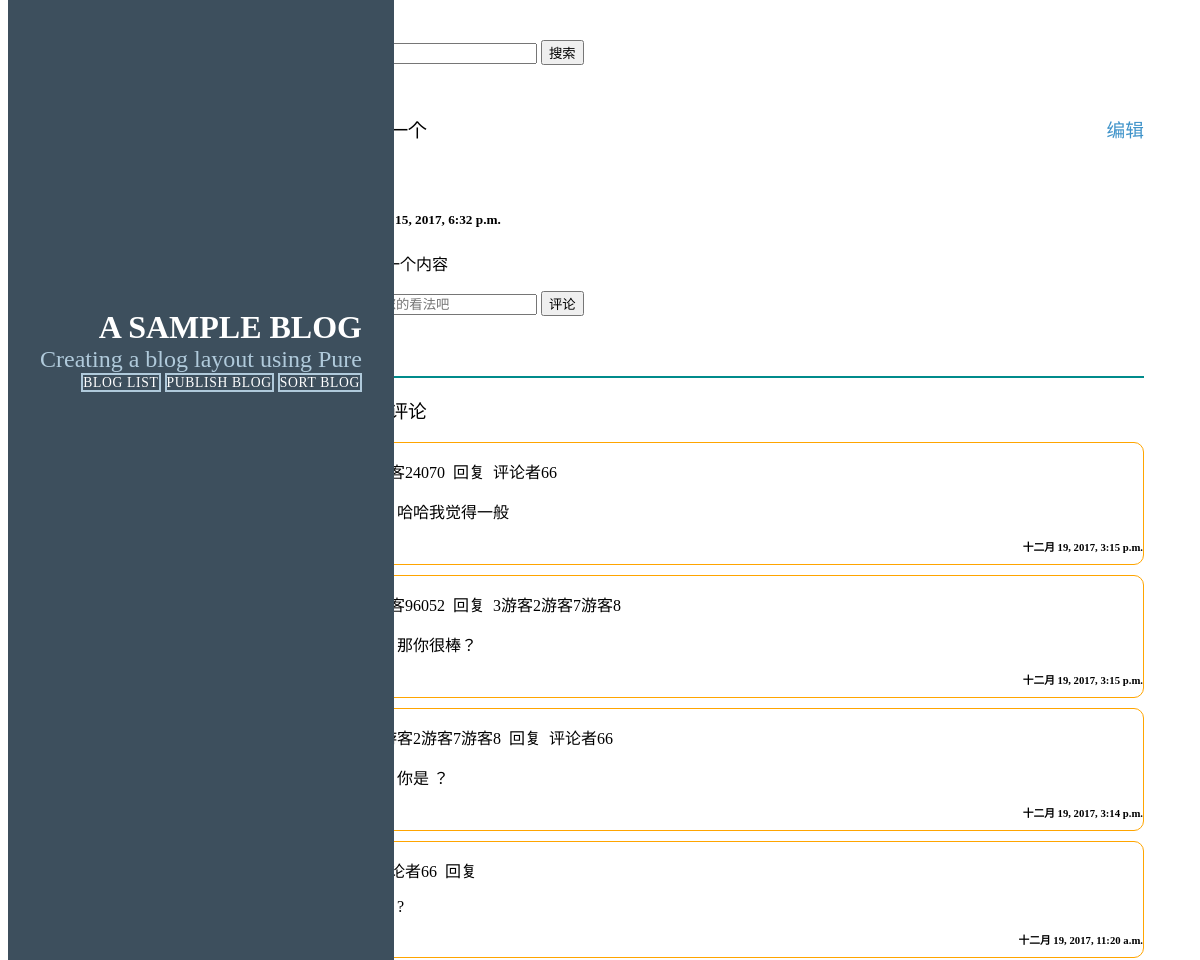
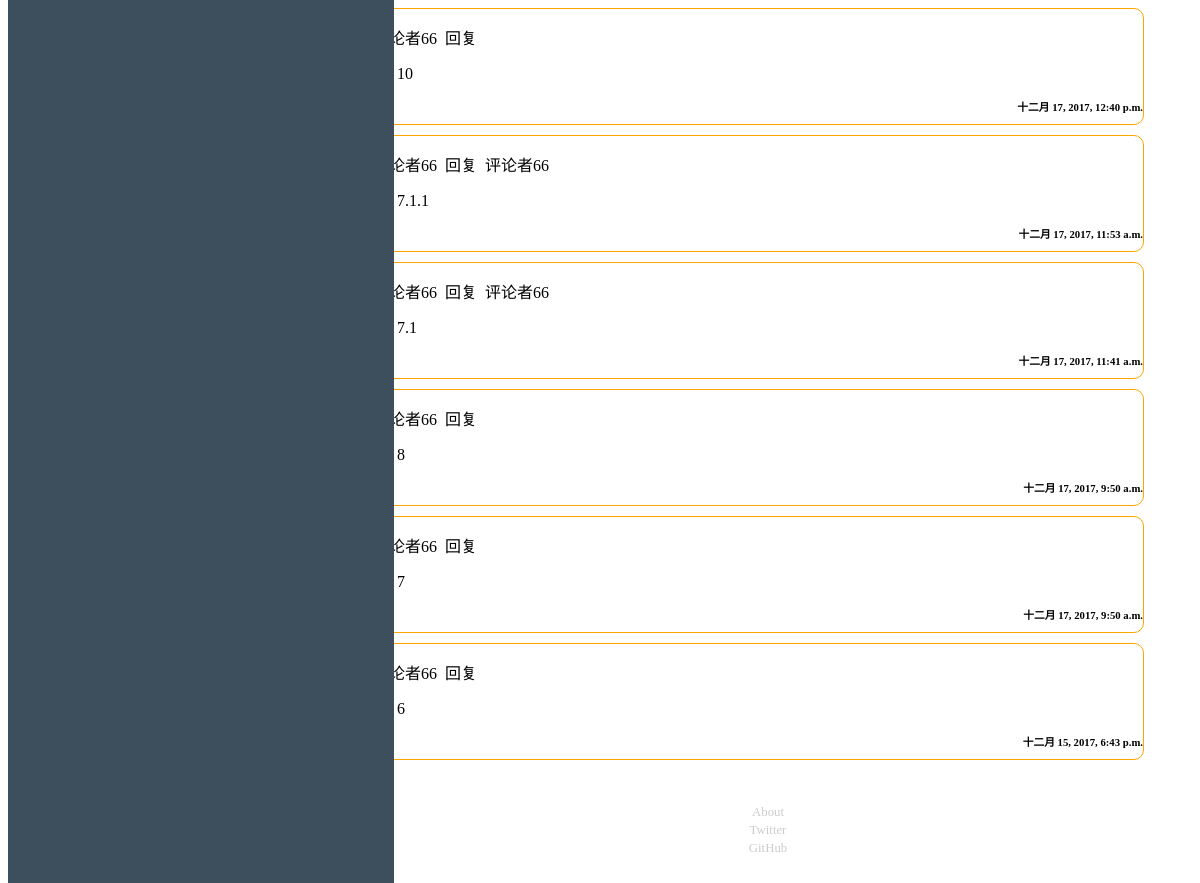
Page /blog/content/9 on the committed database (2 pictures, top to bottom).
### blog/models.py (models this page shows, shortened)
class Article(models.Model):
    author = models.CharField(max_length=16)
    title = models.CharField(max_length=50)
    content = models.TextField(max_length=2000)
    create_time = models.DateTimeField(auto_now=True)
    class Meta:
        ordering = ['-create_time']

class BlogComment(models.Model):
    username = models.CharField(max_length=16)
    article = models.ForeignKey(Article)
    comment = models.TextField(max_length=1000)
    parent = models.ForeignKey('self',default=None,blank=True,null=True)
    create_time = models.DateTimeField(auto_now=True)
    class Meta:
        ordering = ['-create_time']

### blog/helper.py (the view)
    def wrap(request, *args, **kwargs):
        response = view_func(request, *args, **kwargs)
        if response.status_code == 200:
            key = 'read_counter'
            r.zincrby(key, str(args[0]))  # 自加一
        return response

### blog/helper.py (called while the page is built)
def statistic(view_func):
    def wrap(request,*args,**kwargs):
        ip = request.META['REMOTE_ADDR']
        aid = args[0]
        logger.info('logging'+" : " + str(aid)+" , "+str(ip))
        return view_func(request,*args,**kwargs)
    return wrap

def read_counter(view_func):
    def wrap(request, *args, **kwargs):
        response = view_func(request, *args, **kwargs)
        if response.status_code == 200:
            key = 'read_counter'
            r.zincrby(key, str(args[0]))  # 自加一
        return response
    return wrap

### blog/views.py (called while the page is built, shortened)
@statistic   #日志打印
@read_counter   #统计点击次数
def content(request,*args, **kwargs):
    article = cache.get('article'+str(args[0]))
    if article is None:
        article = Article.objects.filter(id=args[0]).first()
        cache.set('article'+str(args[0]),article,)
    comments = BlogComment.objects.filter(article=article)
    context = {'article':article,'comments':comments}
    return render(request,'blog/content.html',context)

### templates/blog/content.html (shortened to what this page needs)
{% extends 'base.html' %}
{% load static %}
{% block content %}
    <div style="padding-bottom: 60px; border-bottom: 2px solid darkcyan">
    <h3>{{ article.title }}    <a  style="float:right;" href="{% url 'blog:publish' article.id %}">编辑</a></h3>
    <h4>{{ article.author }}</h4>
    <h5>{{ article.create_time }}</h5>
    <p>{{ article.content }}
    </p>
    <form class="pure-form" action="{% url 'blog:content' article.id %}" method="post">
        <input class="pure-input-2-3" type="text" name="comment" placeholder="说说您的看法吧">
        <button type="submit" class="pure-button pure-button-primary">评论</button>
    </form>
    </div>
    <h3>文章评论</h3>
    {% for comment in comments %}
        <div style="border: 1px solid orange;padding-left:20px;border-radius: 10px ;margin-bottom:10px ">
            <p style="margin-bottom: 0px">{{ comment.username }}&nbsp;&nbsp;回复&nbsp;&nbsp;{{ comment.parent.username }}</p>
            <p style="" >&nbsp;&nbsp;&nbsp;&nbsp;&nbsp;&nbsp;{{ comment.comment }}</p>
            <h6 style="float: right;margin: 0px ;padding: 0px">{{ comment.create_time }}</h6>
            <p style="font-size: 10px;color: orange ;width: 30px" class="preply">回复</p>
        </div>
    {% endfor %}
{% endblock %}

### static/css/layouts/blog.css (style rules this page uses)
* { -webkit-box-sizing: border-box; -moz-box-sizing: border-box; box-sizing: border-box; }
a { text-decoration: none; color: rgb(61, 146, 201); }
h3 { font-weight: 100; }

### rows in the picture
Article: create_time "十二月 15, 2017, 6:32 p.m.", content "最后一个内容"
BlogComment: username "游客24070", parent.username "评论者66", comment "哈哈我觉得一般", create_time "十二月 19, 2017, 3:15 p.m."
BlogComment: username "游客96052", parent.username "3游客2游客7游客8", comment "那你很棒？", create_time "十二月 19, 2017, 3:15 p.m."
BlogComment: username "3游客2游客7游客8", parent.username "评论者66", comment "你是 ？", create_time "十二月 19, 2017, 3:14 p.m."
BlogComment: username "评论者66", comment "?", create_time "十二月 19, 2017, 11:20 a.m."
BlogComment: username "评论者66", comment "10", create_time "十二月 17, 2017, 12:40 p.m."
BlogComment: username "评论者66", parent.username "评论者66", comment "7.1.1", create_time "十二月 17, 2017, 11:53 a.m."
BlogComment: username "评论者66", parent.username "评论者66", comment "7.1", create_time "十二月 17, 2017, 11:41 a.m."
BlogComment: username "评论者66", comment "8", create_time "十二月 17, 2017, 9:50 a.m."
BlogComment: username "评论者66", comment "7", create_time "十二月 17, 2017, 9:50 a.m."
BlogComment: username "评论者66", comment "6", create_time "十二月 15, 2017, 6:43 p.m."
